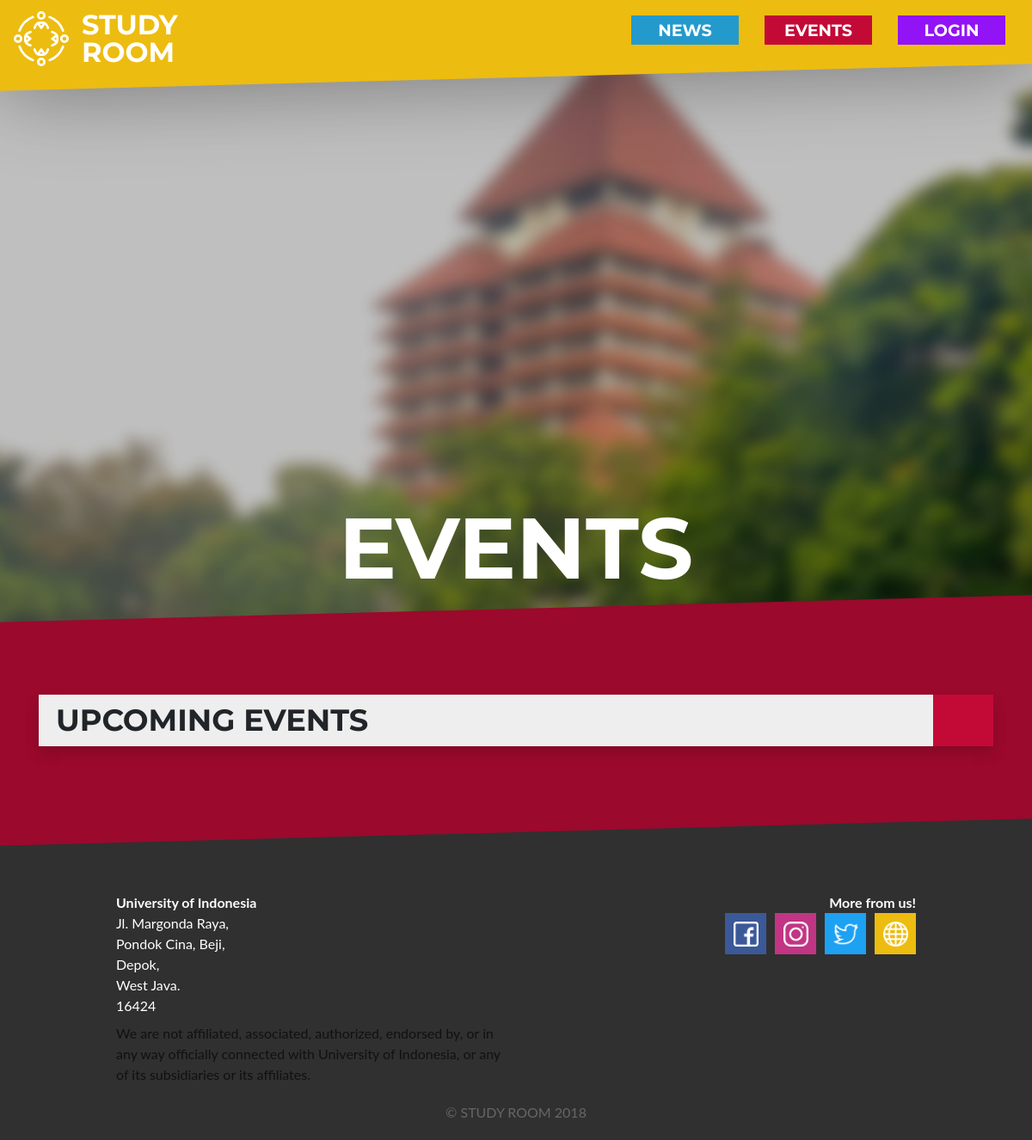
The page /event/ on the database as committed earlier.
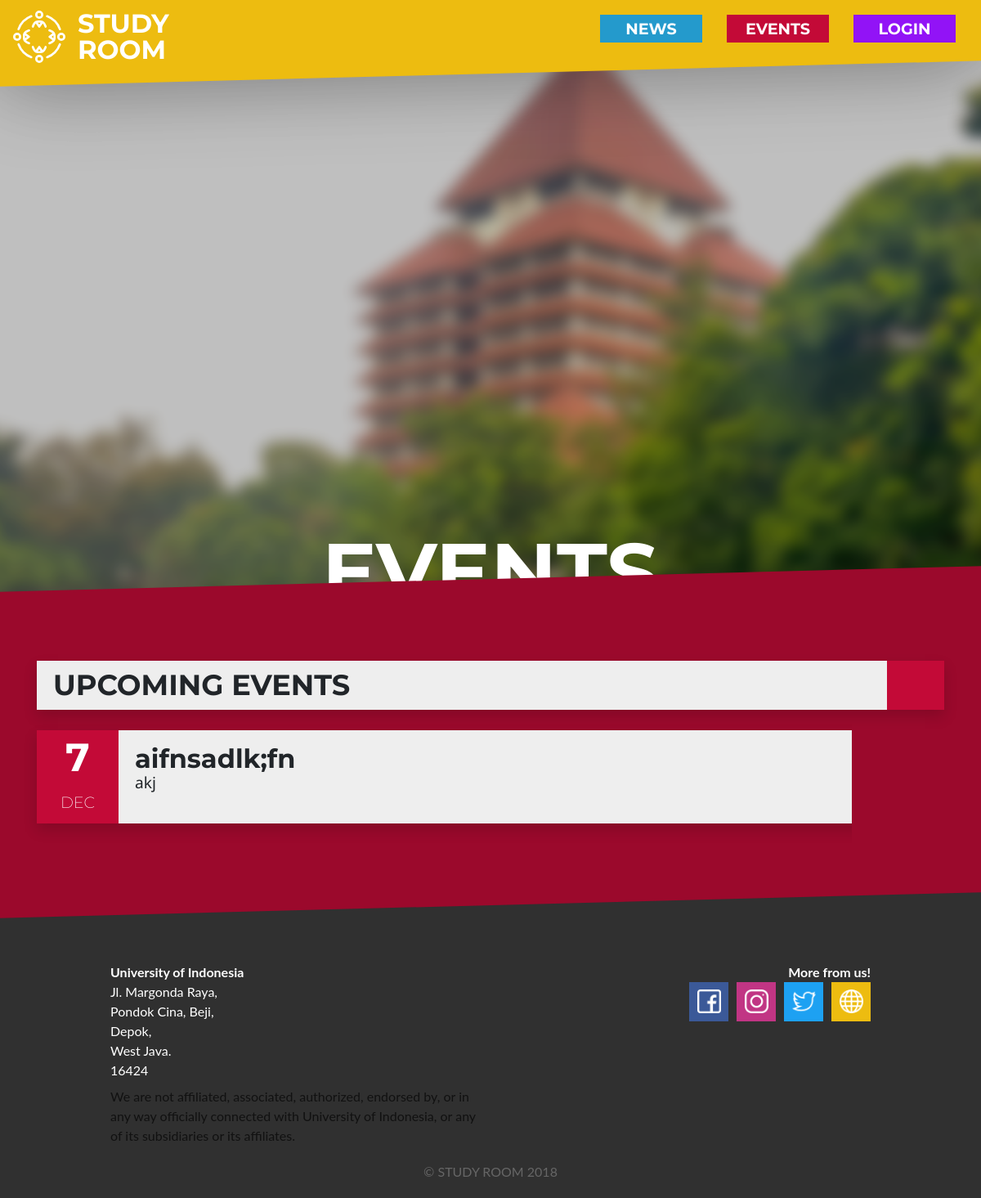
The same page on the database as committed later.
### event/models.py (models this page shows, shortened)
class Event(models.Model):
    name = models.CharField(max_length=30, blank=False, null=True)
    date = models.DateField()
    location = models.CharField(max_length=50, blank=False, null=True)
    description = models.CharField(max_length=200, blank=False, null=True)
    participant_user = models.ManyToManyField(UnionMember, blank=True)
    participant_rsvp = models.ManyToManyField(RSVPMember, blank=True)

### event/views.py (the view)
# urls.py: path('', views.event, name ="event"),
def event(request):
    response = {
        'all_event': Event.objects.all().order_by("date"),
    }
    return render(request, 'event.html', response)

### templates/event.html (shortened to what this page needs)
{% extends '_base.html' %}
{% load static %}
{% block content %}
<section id="parallax">
    <div class="parallax-background"></div>
    <div class="parallax-text">
        <h1>EVENTS</h1>
    </div>
</section>
<section id="event" slant>
    <div class="event-container container">
        <div class="card shadow">
            <div class="card-flex">
                <h3 class="card-title title-bar">UPCOMING EVENTS</h3>
                <div class="header-colorbox color-event"></div>
            </div>
        </div>
        {% for event in all_event %}
        <div class="row">
            <div class="col-lg-12">
                <div class="card clickable-card event-card shadow" data-toggle="modal" data-target="#modal-event-{{ event.id }}">
                    <div class="card-flex">
                        <div class="content-colorbox color-event">
                            <div class="event-date">
                                <p>{{ event.date.day }}</p>
                            </div>
                            <div class="event-month">
                                <p>{{ event.date|date:'b'|upper }}</p>
                            </div>
                        </div>
                        <div class="card-body">
                            <h5 class="card-title news-title">
                                {{ event.name }}
                            </h5>
                            <div class="card-text news-content">
                                {{ event.location }}
                            </div>
                        </div>
                    </div>
                </div>
            </div>
        </div>
        {% endfor %}
    </div>
</section>
{% endblock %}

### templates/_base.html (shortened to what this page needs)
{% load static %}
<html>
<head>
    <link rel="stylesheet" href="https://stackpath.bootstrapcdn.com/bootstrap/4.1.3/css/bootstrap.min.css"
>
    <link rel="stylesheet" href="{% static 'css/style.css' %}">
</head>
<body>
{% include '_navbar.html' %}
{% block content %}{% endblock %}
{% include '_footer.html' %}
</body>
</html>

### templates/_navbar.html (shortened to what this page needs)
<section id="navbar fade">
    <div class="navbar-outer-content">
        <div class="navbar-inner-content">
            <nav class="navbar navbar-expand-lg color-nav">
                <a class="navbar-brand" href="{% url 'index' %}">
                    <div style="font-size: 1em;line-height: 1em;"><p style="margin:0;">STUDY<br>ROOM</p></div>
                </a>
                <div class="collapse navbar-collapse" id="navbarTogglerDemo02">
                    <ul class="navbar-nav navbar-right ml-auto mt-2 mt-lg-0">
                        <li class="nav-item news-btn" id="collapse-first"g>
                            <a class="nav-link" href="{% url 'news' %}">NEWS</a>
                        </li>
                        <li class="nav-item events-btn">
                            <a class="nav-link" href="{% url 'event' %}">EVENTS</a>
                        </li>
                        <li class="nav-item user-btn">
                            {% if user.is_authenticated %}
                            <a class="nav-link" href="{% url 'profile'%}">{{ user.username|upper }}</a>
                            {% else %}
                            <a class="nav-link" href="{% url 'login' %}">LOGIN</a>
                            {% endif %}
                        </li>
                    </ul>
                </div>
            </nav>
        </div>
    </div>
</section>

### templates/_footer.html
{% load static %}
<section id="footer">
    <div class="container-fluid">
        <div class="row">
            <div class="col-lg-6 col-sm-12 col-pull-sm-12">
                <div>
                    <p><b>University of Indonesia</b></p>
                    <p>Jl. Margonda Raya,</p>
                    <p>Pondok Cina, Beji,</p>
                    <p>Depok,</p>
                    <p>West Java.</p>
                    <p>16424</p>
                </div>
                <div class="disclaimer mt-2">
                    <p>We are not affiliated, associated, authorized, endorsed by, or in any way officially connected with
                        University
                        of Indonesia, or any of its subsidiaries or its affiliates.</p>
                </div>
            </div>
            <div class="col-lg-6 col-sm-12 col-push-sm-12">
                <div class="footer-socmed">
                    <p><b>More from us!</b></p>
                    <div class="media-grid">
                        <a class="media-icon" id="fb-color" href="https://www.facebook.com/bemui.official" target="_blank"></a>
                        <a class="media-icon" id="in-color" href="https://www.instagram.com/bemui_official" target="_blank"></a>
                        <a class="media-icon" id="tw-color" href="https://twitter.com/bemui_official" target="_blank"></a>
                        <a class="media-icon" id="web-color" href="http://bem.ui.ac.id" target="_blank"></a>
                    </div>
                </div>
            </div>
        </div>
        <div class="row">
            <p class="copyright">© STUDY ROOM 2018</p>
        </div>
    </div>
</section>

### static/css/style.css (style rules this page uses)
body { margin: 0; padding: 0; background: #303030; }
p { word-wrap: break-word; overflow-wrap: break-word; hyphens: auto; }
*[slant] { padding: 100px 0; transform: skew(0deg, -1.5deg) translateY(-120px); }
*[slant] > * { transform: skew(0deg, 1.5deg); }
.color-event { background: #C30A37; transition: 0.3s }
.card-flex { display: inline-flex; justify-content: space-between; }
.content-colorbox { height: inherit; width: 100px; min-width: 100px }
.header-colorbox { height: inherit; width: 70px; min-width: 70px; }
.card { border-radius: 0px; border-width: 0; background-color: #eee; }
.card-title { font-size: 2em; font-family: 'Montserrat', sans-serif; font-weight:700; line-height: 30px; }
.card-body { overflow-x: hidden; }
.title-bar { font-size: 2.2em; margin: 0; padding: 15px 20px; }
.navbar { background: #EDBC10; }
.navbar-brand { font-size: 2em; font-family: 'Montserrat', sans-serif; font-weight:700; color: white; transition: 0.3s; }
.navbar-outer-content { position:fixed; z-index:9999; width:100vw; pointer-events: none; }
.navbar-inner-content { position:relative; z-index:1; pointer-events:auto; }
.navbar-inner-content ul li { margin: 5px 15px; }
.navbar-inner-content ul li a { text-align: center; }
.nav-link { min-width: 125px; color: white; font-size: 1.2em; font-family: 'Montserrat', sans-serif; font-weight:700; text-align: center; padding: 3px; }
.news-btn { background-color: #249ACC; transition: 0.3s; }
.events-btn { background-color: #C30A37; transition: 0.3s; }
.user-btn { background-color: #9213F6; transition: 0.3s; }
#parallax { background: white; overflow: hidden; padding-bottom: 28px; }
.parallax-text { position: absolute; top: 45%; width:100%; text-align:center; color:white; font-weight:bold; background: transparent; pointer-events: none; font-family: 'Montserrat', sans-serif; }
.parallax-text h1 { font-size: 100px; line-height: 80px; font-weight:700; }
.parallax-background { position:relative; background-position:center; background-size:cover; background-repeat:no-repeat; background-attachment:fixed; background-image: url('/static/img/ui.jpg'); min-height:100%; opacity: 1; filter: blur(0.5rem) brightness(0.75); overflow-x: hidden; transform: scale3d(1.1, 1.1, 1.1); transition: 0.3s; }
#event { background: #9B092C; }
.news-title { margin: 0; }
.news-content { font-family: 'Noto Sans', sans-serif; font-size: 1.2em; }
.news-card, .event-card { margin-top: 25px; }
.event-date { color: white; font-size: 3em; font-family: 'Montserrat', sans-serif; font-weight:700; text-align: center; margin-bottom: 0; line-height: 1.2em; padding-top: 5px; }
.event-month { margin-top: 0; color: white; font-size: 1.2em; font-family: 'Montserrat', sans-serif; font-weight: 200; text-align: center; line-height: 1em; }
#footer { color: white; margin-top: -50px; padding-left: 10vw; padding-right: 10vw; }
#footer p { margin-bottom: 0; font-family: 'Lato', sans-serif; }
#footer .disclaimer { color: #111; }
.footer-socmed { text-align: right; }
.media-grid { display: inline-flex; }
.media-icon { width: 48px; height: 48px; margin-left: 10px; }
#fb-color { background-color: #3b5998; background-image: url('/static/img/facebook.png'); background-position: center; background-size: 60%; background-repeat: no-repeat; }
#tw-color { background-color: #1da1f2; background-image: url('/static/img/twitter.png'); background-position: center; background-size: 60%; background-repeat: no-repeat; }
#in-color { background-color: #c13584; background-image: url('/static/img/instagram.png'); background-position: center; background-size: 60%; background-repeat: no-repeat; }
#web-color { background-color: #EDBC10; background-image: url('/static/img/grid-world.png'); background-position: center; background-size: 60%; background-repeat: no-repeat; }
.navbar-brand { display:flex; margin-bottom: -20px; }
.brand-icon { height:64px; width:auto; margin-top: auto; margin-bottom: auto; margin-right: 15px; }
.clickable-card { box-shadow: 0 4px 8px 0 rgba(0,0,0,0); transform: scale3d(1,1,1); transition: 0.15s; cursor: pointer; }
.copyright { text-align: center; width: 100%; padding-top: 20px; padding-bottom: 20px; font-family: 'Lato', sans-serif; color: #666; }

Rows that differ between the two databases and show on the page:
added Event: date.day "7", date "DEC", name "aifnsadlk;fn", location "akj"
